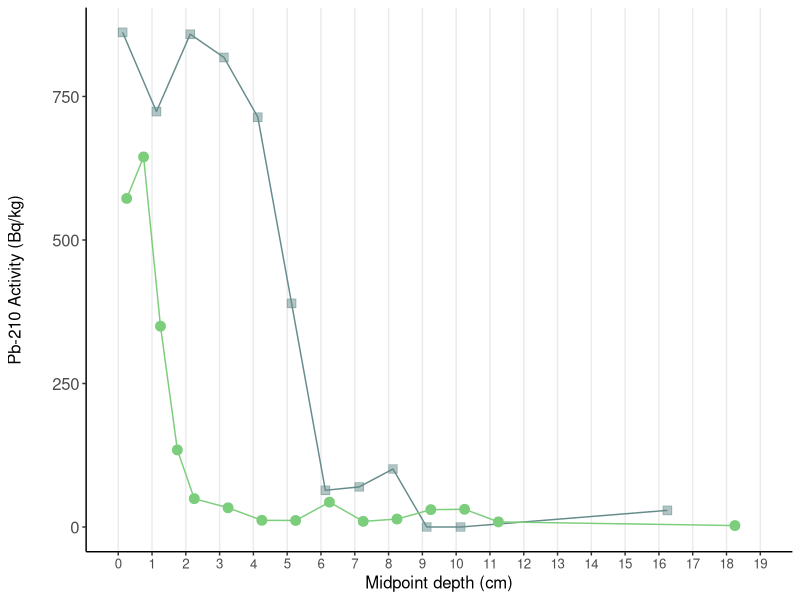
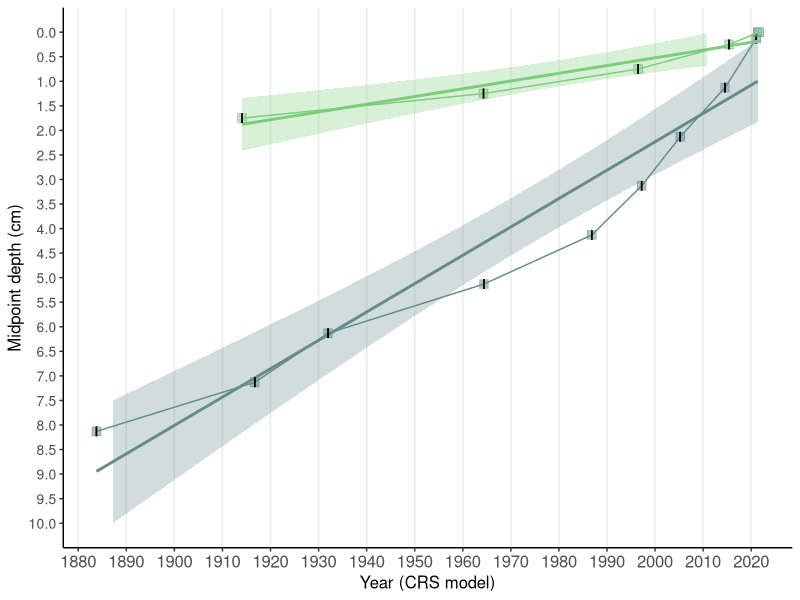

Write the R code that produced these figures, in order.
###################################
# PLOT CORE 210-PB ACTIVITY AND AGE

# Use this script to make plots of:
  # a sediment core's lead-210 activity over depth
  # a sediment core's depth related to year (based on a CRS dating model)

# I used data from the following files found in the Github repo
# (https://github.com/johannabosch/Paleo_Analysis_Using_R)
    
    # FileS3_Dating_CSM-IMP.csv
    # FileS4_Dating_CSM-REF.csv.

#Load the following packages
library(ggplot2)
library(dplyr)
library(viridis)
library(ggpubr)

#Load your data for impact and reference sites into R

setwd("Paleolimnological_Analysis_in_R")

dp_IMP2 <- read.csv("data/FileS3_Dating_CSM-IMP.csv") 
dp_REF3 <- read.csv("data/FileS4_Dating_CSM-REF.csv") 

# Define columns for core depth/year, activity, sedimentation rate + error

depth_IMP2 <- dp_IMP2$depth
year_IMP <- dp_IMP2$Year..CRS.
act_IMP2 <- dp_IMP2$Total.210Pb_activity..Bq.kg.
sed_IMP2 <- dp_IMP2$Sed..Rate..cm.y.
error_IMP <- dp_IMP2$Error.Sed..Rate..cm.y.

depth_REF3 <- dp_REF3$depth
year_REF <- dp_REF3$Year..CRS.
act_REF3 <- dp_REF3$Total.210Pb_activity..Bq.kg.
sed_REF3 <- dp_REF3$Sed..Rate..cm.y.
error_REF <- dp_REF3$Error.Sed..Rate..cm.y.

# Plot the activity 
activity <- ggplot() +
  
  geom_point(data = dp_IMP2, (aes(x= depth_IMP2, y=act_IMP2)), shape=22, fill="paleturquoise4", size=3, color = "paleturquoise4", alpha=0.5) +
  geom_line(data = dp_IMP2, (aes(x = depth_IMP2, y=act_IMP2)), color="paleturquoise4") +
  
  geom_point(data = dp_REF3, (aes(x = depth_REF3, y=act_REF3)), size =3, color="palegreen3") +
  geom_line(data = dp_REF3, (aes(x = depth_REF3, y=act_REF3)), color="palegreen3") +
  
  labs(x="Midpoint depth (cm)", y="Pb-210 Activity (Bq/kg)") +
  
  scale_x_continuous(breaks=seq(0,19, by= 1), limits = c(0,19)) +
  
  theme_classic()+
  
  theme(text = element_text(size = 12), panel.grid.major.x=element_line(), axis.text.y = element_text(size=12), axis.title.y = element_text(margin = margin(t=0, r= 20, b=0, l=0)))

activity


# Fix the plot margins
par(mar = c(10, 10,10,10))


# Plot year based on core depth

year <- ggplot() +
  
  geom_point(data = dp_IMP2, (aes(x = year_IMP, y= depth_IMP2)), na.rm=TRUE, shape=22, fill="paleturquoise4", size=3, color = "paleturquoise4", alpha=0.5) +
  geom_line(data = dp_IMP2, (aes(x = year_IMP, y= depth_IMP2)), na.rm=TRUE, color = "paleturquoise4") +
  stat_smooth(dp_IMP2, mapping=aes(year_IMP, depth_IMP2), method="lm", color = "paleturquoise4", fill = "paleturquoise4", alpha = 0.3) +
  geom_errorbar(aes(x=year_IMP, xmin=year_IMP-error_IMP, xmax=year_IMP+error_IMP, y=depth_IMP2, ymax=NULL, ymin=NULL), width=.2) +
  
  geom_point(data = dp_REF3, (aes(x = year_REF, y= depth_REF3)), na.rm=TRUE, shape=22, fill="palegreen3", size=3, color = "paleturquoise4", alpha=0.5) +
  geom_line(data = dp_REF3, (aes(x = year_REF, y= depth_REF3)), na.rm=TRUE, color = "palegreen3") +
  stat_smooth(dp_REF3, mapping=aes(year_REF, depth_REF3), method="lm", color = "palegreen3", fill = "palegreen3", alpha = 0.3) +
  geom_errorbar(aes(x=year_REF, xmin=year_REF-error_REF, xmax=year_REF+error_REF, y=depth_REF3, ymax=NULL, ymin=NULL), width=.2) +
  
  labs(x = "Year (CRS model)", y = "Midpoint depth (cm)") +
  scale_x_continuous(breaks=seq(1800,2023, by= 10)) +
  scale_y_reverse(limits=c(10,0), breaks=seq(10,0, by=-0.5)) +
  theme_classic() +
  theme(panel.grid.major.x=element_line(), text = element_text(size = 12), axis.text.y = element_text(size=10), axis.text.x = element_text(size=12))

year

